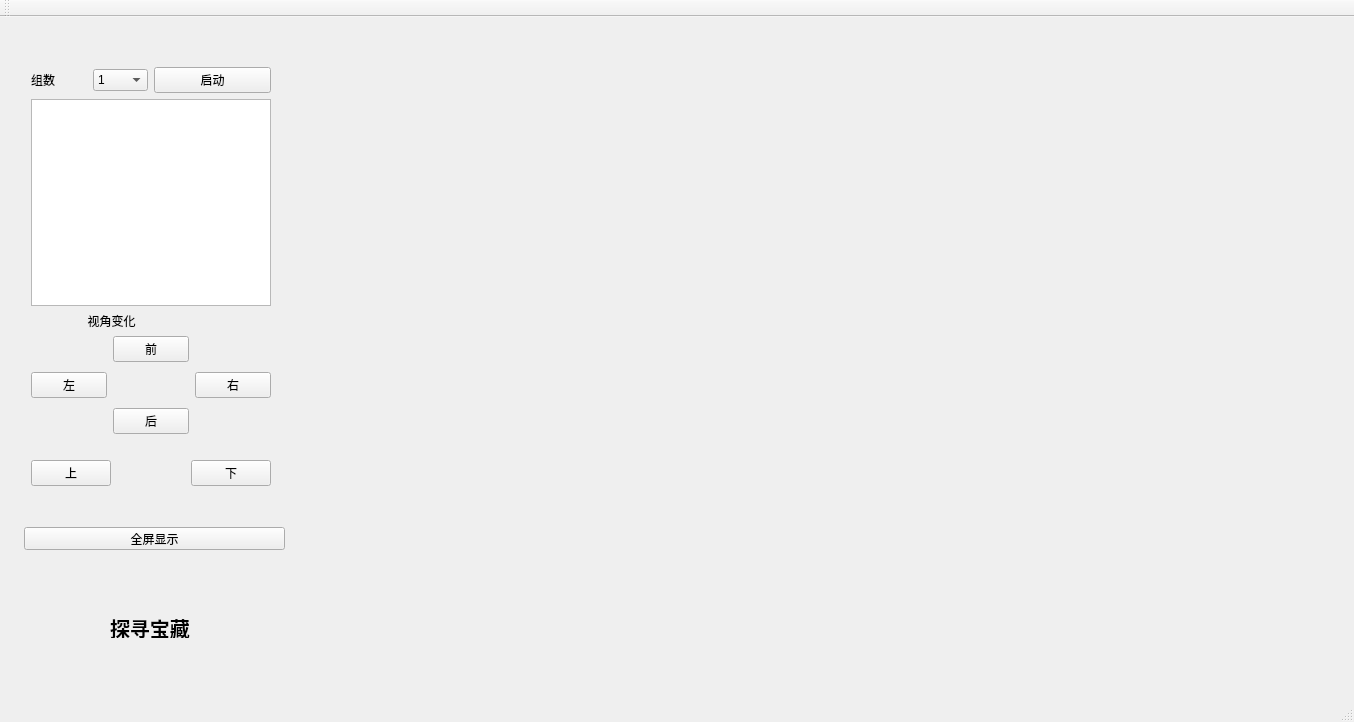
<?xml version="1.0" encoding="UTF-8"?>
<ui version="4.0">
 <class>MainWindow</class>
 <widget class="QMainWindow" name="MainWindow">
  <property name="geometry">
   <rect>
    <x>0</x>
    <y>0</y>
    <width>1354</width>
    <height>722</height>
   </rect>
  </property>
  <property name="windowTitle">
   <string>MainWindow</string>
  </property>
  <widget class="QWidget" name="centralWidget">
   <widget class="Maze" name="mazewidget" native="true">
    <property name="geometry">
     <rect>
      <x>320</x>
      <y>0</y>
      <width>1011</width>
      <height>671</height>
     </rect>
    </property>
   </widget>
   <widget class="QLabel" name="logo">
    <property name="geometry">
     <rect>
      <x>13</x>
      <y>550</y>
      <width>291</width>
      <height>111</height>
     </rect>
    </property>
    <property name="text">
     <string/>
    </property>
   </widget>
   <widget class="QLabel" name="label_3">
    <property name="geometry">
     <rect>
      <x>110</x>
      <y>600</y>
      <width>84</width>
      <height>21</height>
     </rect>
    </property>
    <property name="font">
     <font>
      <family>华文彩云</family>
      <pointsize>15</pointsize>
      <weight>75</weight>
      <bold>true</bold>
     </font>
    </property>
    <property name="text">
     <string>探寻宝藏</string>
    </property>
   </widget>
   <widget class="QPushButton" name="fullScreen">
    <property name="geometry">
     <rect>
      <x>24</x>
      <y>510</y>
      <width>261</width>
      <height>23</height>
     </rect>
    </property>
    <property name="text">
     <string>全屏显示</string>
    </property>
   </widget>
   <widget class="QWidget" name="layoutWidget">
    <property name="geometry">
     <rect>
      <x>20</x>
      <y>39</y>
      <width>262</width>
      <height>441</height>
     </rect>
    </property>
    <layout class="QVBoxLayout" name="verticalLayout_4">
     <item>
      <layout class="QVBoxLayout" name="verticalLayout_3">
       <item>
        <layout class="QVBoxLayout" name="verticalLayout">
         <item>
          <layout class="QHBoxLayout" name="horizontalLayout_2">
           <item>
            <layout class="QHBoxLayout" name="horizontalLayout">
             <item>
              <widget class="QLabel" name="label">
               <property name="text">
                <string>组数</string>
               </property>
              </widget>
             </item>
             <item>
              <widget class="QComboBox" name="mazegroup">
               <item>
                <property name="text">
                 <string>1</string>
                </property>
               </item>
               <item>
                <property name="text">
                 <string>2</string>
                </property>
               </item>
               <item>
                <property name="text">
                 <string>3</string>
                </property>
               </item>
               <item>
                <property name="text">
                 <string>4</string>
                </property>
               </item>
               <item>
                <property name="text">
                 <string>5</string>
                </property>
               </item>
               <item>
                <property name="text">
                 <string>6</string>
                </property>
               </item>
               <item>
                <property name="text">
                 <string>7</string>
                </property>
               </item>
               <item>
                <property name="text">
                 <string>8</string>
                </property>
               </item>
               <item>
                <property name="text">
                 <string>9</string>
                </property>
               </item>
               <item>
                <property name="text">
                 <string>10</string>
                </property>
               </item>
               <item>
                <property name="text">
                 <string>11</string>
                </property>
               </item>
               <item>
                <property name="text">
                 <string>12</string>
                </property>
               </item>
               <item>
                <property name="text">
                 <string>13</string>
                </property>
               </item>
               <item>
                <property name="text">
                 <string>14</string>
                </property>
               </item>
               <item>
                <property name="text">
                 <string>15</string>
                </property>
               </item>
               <item>
                <property name="text">
                 <string>16</string>
                </property>
               </item>
               <item>
                <property name="text">
                 <string>17</string>
                </property>
               </item>
               <item>
                <property name="text">
                 <string>18</string>
                </property>
               </item>
               <item>
                <property name="text">
                 <string>19</string>
                </property>
               </item>
               <item>
                <property name="text">
                 <string>20</string>
                </property>
               </item>
              </widget>
             </item>
            </layout>
           </item>
           <item>
            <widget class="QPushButton" name="begin">
             <property name="text">
              <string>启动</string>
             </property>
            </widget>
           </item>
          </layout>
         </item>
         <item>
          <widget class="QTextEdit" name="mazeText"/>
         </item>
        </layout>
       </item>
       <item>
        <widget class="QLabel" name="label_4">
         <property name="text">
          <string>                 视角变化</string>
         </property>
        </widget>
       </item>
       <item>
        <layout class="QHBoxLayout" name="horizontalLayout_3">
         <item>
          <widget class="QPushButton" name="left">
           <property name="text">
            <string>左</string>
           </property>
          </widget>
         </item>
         <item>
          <layout class="QVBoxLayout" name="verticalLayout_2">
           <item>
            <widget class="QPushButton" name="up">
             <property name="text">
              <string>前</string>
             </property>
            </widget>
           </item>
           <item>
            <widget class="QLabel" name="label_2">
             <property name="text">
              <string/>
             </property>
            </widget>
           </item>
           <item>
            <widget class="QLabel" name="label4">
             <property name="text">
              <string/>
             </property>
            </widget>
           </item>
           <item>
            <widget class="QPushButton" name="down">
             <property name="text">
              <string>后</string>
             </property>
            </widget>
           </item>
          </layout>
         </item>
         <item>
          <widget class="QPushButton" name="right">
           <property name="text">
            <string>右</string>
           </property>
          </widget>
         </item>
        </layout>
       </item>
      </layout>
     </item>
     <item>
      <widget class="QLabel" name="label_6">
       <property name="text">
        <string/>
       </property>
      </widget>
     </item>
     <item>
      <layout class="QHBoxLayout" name="horizontalLayout_4">
       <item>
        <widget class="QPushButton" name="pgup">
         <property name="text">
          <string>上</string>
         </property>
        </widget>
       </item>
       <item>
        <widget class="QLabel" name="label_5">
         <property name="text">
          <string/>
         </property>
        </widget>
       </item>
       <item>
        <widget class="QPushButton" name="pgdn">
         <property name="text">
          <string>下</string>
         </property>
        </widget>
       </item>
      </layout>
     </item>
    </layout>
   </widget>
  </widget>
  <widget class="QMenuBar" name="menuBar">
   <property name="geometry">
    <rect>
     <x>0</x>
     <y>0</y>
     <width>1354</width>
     <height>23</height>
    </rect>
   </property>
  </widget>
  <widget class="QToolBar" name="mainToolBar">
   <attribute name="toolBarArea">
    <enum>TopToolBarArea</enum>
   </attribute>
   <attribute name="toolBarBreak">
    <bool>false</bool>
   </attribute>
  </widget>
  <widget class="QStatusBar" name="statusBar"/>
 </widget>
 <layoutdefault spacing="6" margin="11"/>
 <customwidgets>
  <customwidget>
   <class>Maze</class>
   <extends>QWidget</extends>
   <header location="global">maze.h</header>
   <container>1</container>
  </customwidget>
 </customwidgets>
 <resources/>
 <connections/>
</ui>
